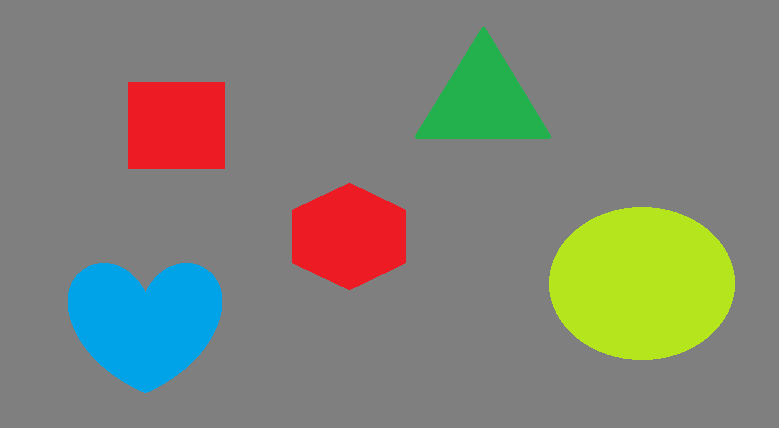
#> input picture Scripts/123.png, 779 x 428 px
$ python thresh.py
#> lines starting #> are read from the running program, lines starting #| are printed output that depends on the picture; after the words box and inside, x2 and y2 are one past the last pixel; in counts of white or black regions, pixels touching at a corner belong together
'''
    Script for experimenting with OpenCV tresholds.
'''

import cv2 as cv
import numpy as np

img = cv.imread('123.png', cv.IMREAD_GRAYSCALE)
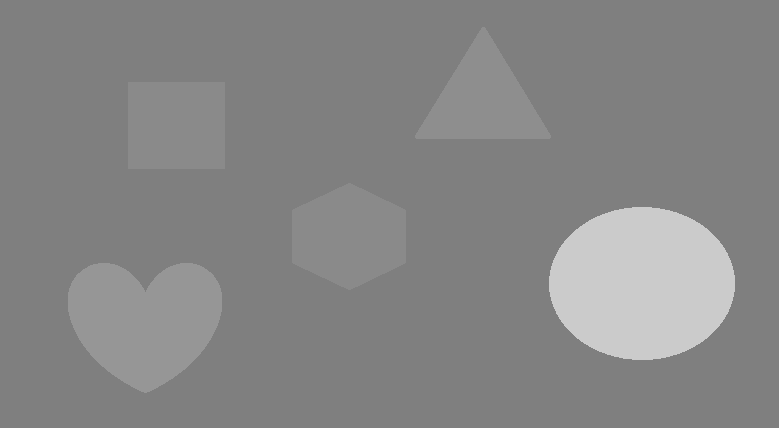
#> img: shape (428, 779); min 127, max 203, mean 134
assert img is not None, "file could not be read, check with os.path.exists()"
img = cv.medianBlur(img,5)

ret,th1 = cv.threshold(img,127,255,cv.THRESH_BINARY)
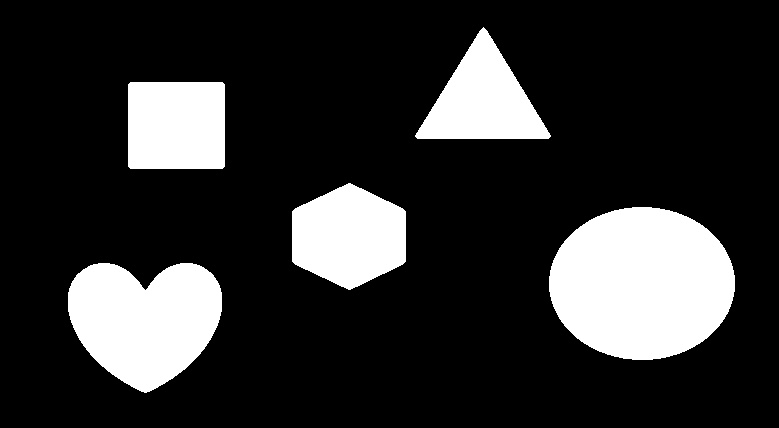
#> th1: shape (428, 779); 18.7% white; 5 white regions, box (x1, y1, x2, y2) and area: (549, 207, 735, 360) 22330, (68, 263, 222, 393) 14537, (292, 183, 406, 290) 9159, (128, 82, 225, 169) 8427, (415, 27, 551, 139) 7979
th2 = cv.adaptiveThreshold(img,255,cv.ADAPTIVE_THRESH_MEAN_C,\
            cv.THRESH_BINARY,11,2)
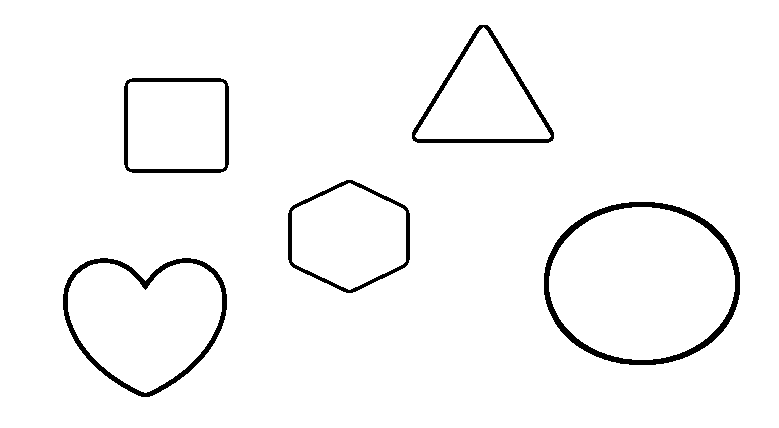
#> th2: shape (428, 779); 97% white; 5 black regions, box (x1, y1, x2, y2) and area: (544, 202, 740, 365) 3167, (63, 258, 227, 397) 2389, (412, 25, 554, 143) 1678, (124, 78, 229, 173) 1456, (288, 180, 410, 293) 1356
th3 = cv.adaptiveThreshold(img,255,cv.ADAPTIVE_THRESH_GAUSSIAN_C,\
            cv.THRESH_BINARY,11,2)
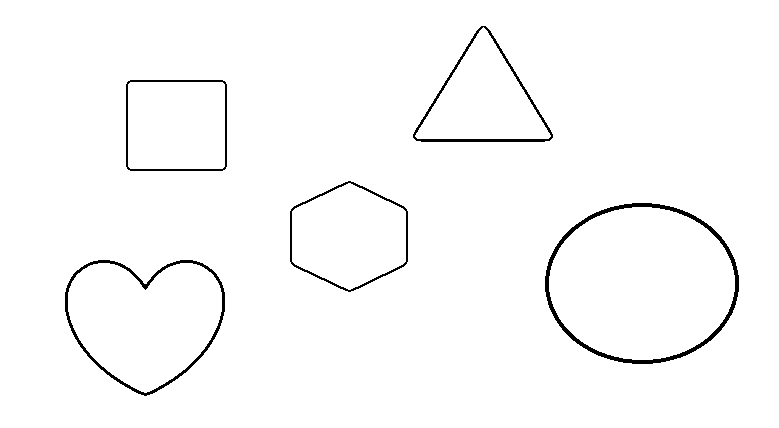
#> th3: shape (428, 779); 98.1% white; 5 black regions, box (x1, y1, x2, y2) and area: (545, 203, 739, 364) 2189, (65, 260, 225, 396) 1425, (413, 26, 553, 142) 1065, (290, 181, 408, 292) 776, (126, 80, 227, 171) 732

titles = ['Original Image', 'Global Thresholding (v = 127)',
            'Adaptive Mean Thresholding', 'Adaptive Gaussian Thresholding']
images = [img, th1, th2, th3]


cv.imwrite('out0.jpg', images[0] )
cv.imwrite('out1.jpg', images[1] )
cv.imwrite('out2.jpg', images[2] )
cv.imwrite('out3.jpg', images[3] )
